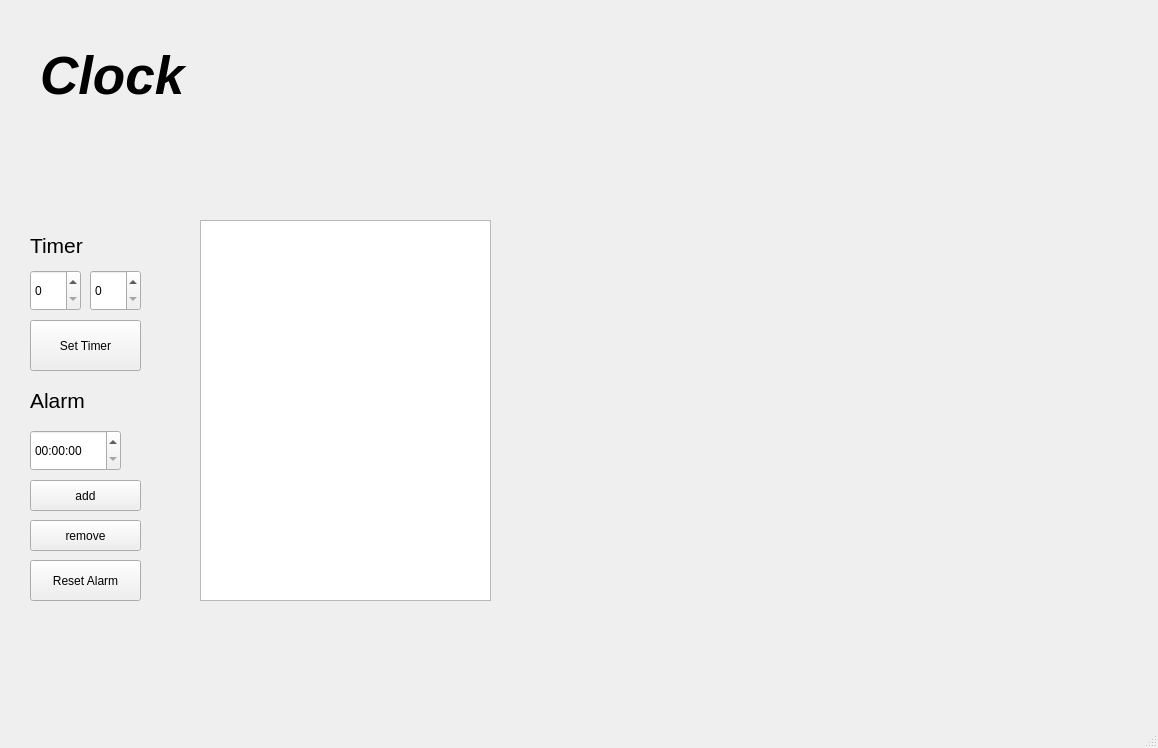
<?xml version="1.0" encoding="UTF-8"?>
<ui version="4.0">
 <class>MainWindow</class>
 <widget class="QMainWindow" name="MainWindow">
  <property name="geometry">
   <rect>
    <x>0</x>
    <y>0</y>
    <width>1158</width>
    <height>748</height>
   </rect>
  </property>
  <property name="windowTitle">
   <string>MainWindow</string>
  </property>
  <widget class="QWidget" name="centralwidget">
   <widget class="QLabel" name="Digital_clock">
    <property name="geometry">
     <rect>
      <x>40</x>
      <y>30</y>
      <width>621</width>
      <height>91</height>
     </rect>
    </property>
    <property name="font">
     <font>
      <pointsize>40</pointsize>
      <italic>true</italic>
      <bold>true</bold>
     </font>
    </property>
    <property name="text">
     <string>Clock</string>
    </property>
   </widget>
   <widget class="QLabel" name="alarmStatusLabel">
    <property name="geometry">
     <rect>
      <x>30</x>
      <y>380</y>
      <width>301</width>
      <height>41</height>
     </rect>
    </property>
    <property name="font">
     <font>
      <pointsize>16</pointsize>
     </font>
    </property>
    <property name="text">
     <string>Alarm</string>
    </property>
   </widget>
   <widget class="QTimeEdit" name="alarmTimeEdit">
    <property name="geometry">
     <rect>
      <x>30</x>
      <y>430</y>
      <width>91</width>
      <height>41</height>
     </rect>
    </property>
   </widget>
   <widget class="QLabel" name="timerStatusLabel">
    <property name="geometry">
     <rect>
      <x>30</x>
      <y>230</y>
      <width>251</width>
      <height>31</height>
     </rect>
    </property>
    <property name="font">
     <font>
      <pointsize>16</pointsize>
     </font>
    </property>
    <property name="text">
     <string>Timer</string>
    </property>
   </widget>
   <widget class="QSpinBox" name="timerMinutesSpinBox">
    <property name="geometry">
     <rect>
      <x>30</x>
      <y>270</y>
      <width>51</width>
      <height>41</height>
     </rect>
    </property>
   </widget>
   <widget class="QSpinBox" name="timerSecondsSpinBox">
    <property name="geometry">
     <rect>
      <x>90</x>
      <y>270</y>
      <width>51</width>
      <height>41</height>
     </rect>
    </property>
   </widget>
   <widget class="QPushButton" name="startTimerButton">
    <property name="geometry">
     <rect>
      <x>30</x>
      <y>320</y>
      <width>111</width>
      <height>51</height>
     </rect>
    </property>
    <property name="text">
     <string>Set Timer</string>
    </property>
   </widget>
   <widget class="QPushButton" name="resetAlarmButton">
    <property name="geometry">
     <rect>
      <x>30</x>
      <y>560</y>
      <width>111</width>
      <height>41</height>
     </rect>
    </property>
    <property name="text">
     <string>Reset Alarm</string>
    </property>
   </widget>
   <widget class="QListWidget" name="alarmListWidget">
    <property name="geometry">
     <rect>
      <x>200</x>
      <y>220</y>
      <width>291</width>
      <height>381</height>
     </rect>
    </property>
   </widget>
   <widget class="QPushButton" name="addAlarmButton">
    <property name="geometry">
     <rect>
      <x>30</x>
      <y>480</y>
      <width>111</width>
      <height>31</height>
     </rect>
    </property>
    <property name="text">
     <string>add</string>
    </property>
   </widget>
   <widget class="QPushButton" name="removeAlarmButton">
    <property name="geometry">
     <rect>
      <x>30</x>
      <y>520</y>
      <width>111</width>
      <height>31</height>
     </rect>
    </property>
    <property name="text">
     <string>remove</string>
    </property>
   </widget>
  </widget>
  <widget class="QMenuBar" name="menubar">
   <property name="geometry">
    <rect>
     <x>0</x>
     <y>0</y>
     <width>1158</width>
     <height>25</height>
    </rect>
   </property>
  </widget>
  <widget class="QStatusBar" name="statusbar"/>
 </widget>
 <resources/>
 <connections/>
</ui>
